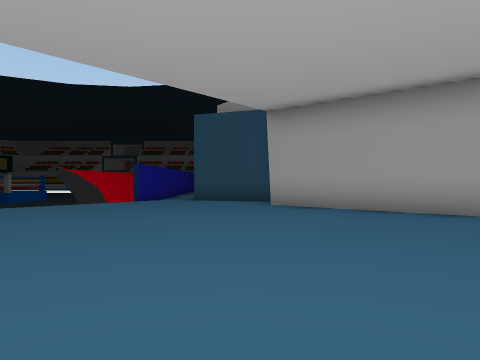
View 1 (above)

24 first-person views from a walk through a Unity game level. The camera is 1.2 m above the floor, looks level and sees 70° across. The floor is counted in squares, 2 m on a side. Each view is taken from the middle of a square. On the plan, view 1 faces up. The plan holds only what a view shows up to about 10 squares ahead; the rest is blank. The place goes on beyond the plan. The player is left out. Door leaves are left out, so doorways stand open.

View 2
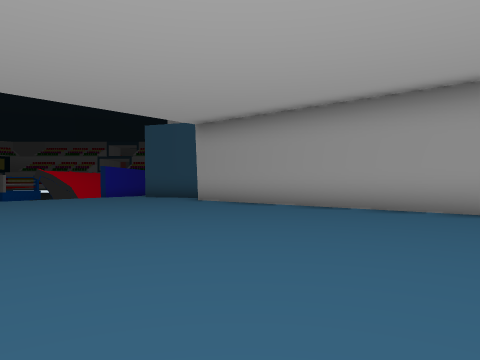

View 3
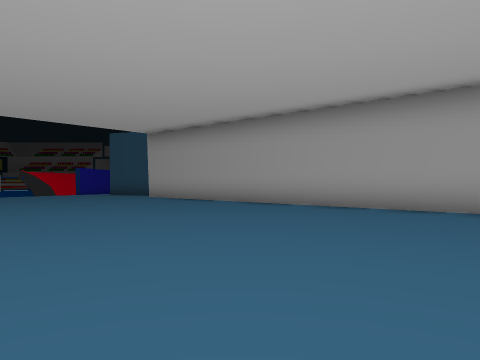

View 4
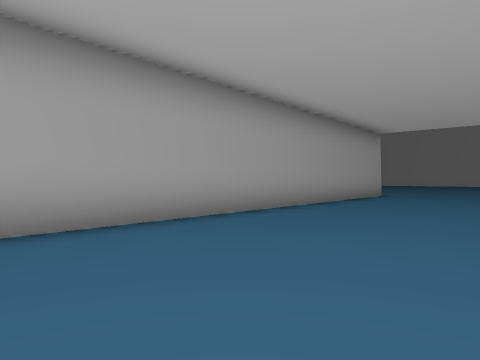

View 5
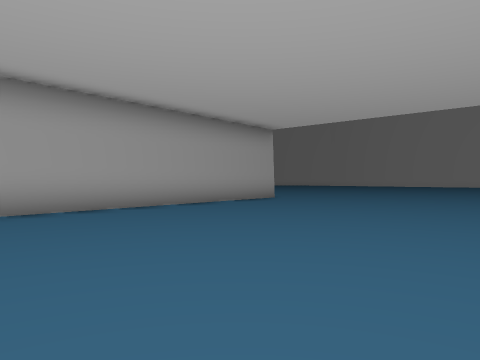

View 6
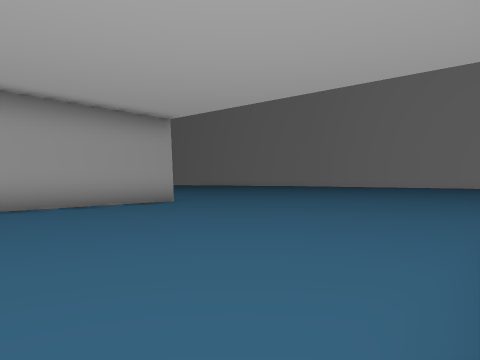

View 7
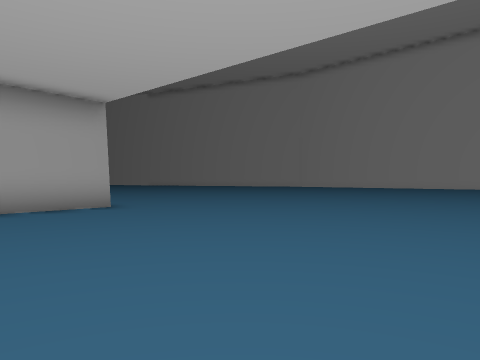

View 8
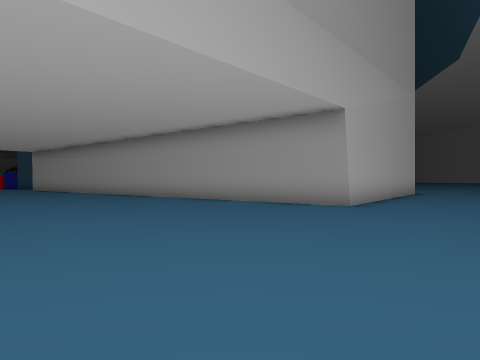

View 9
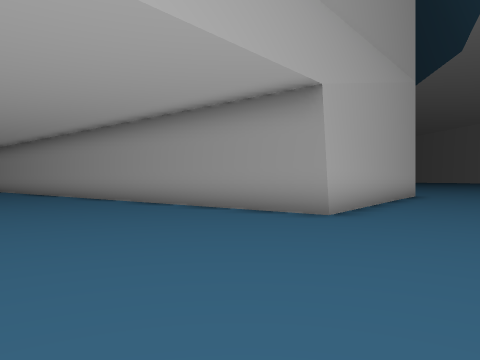

View 10
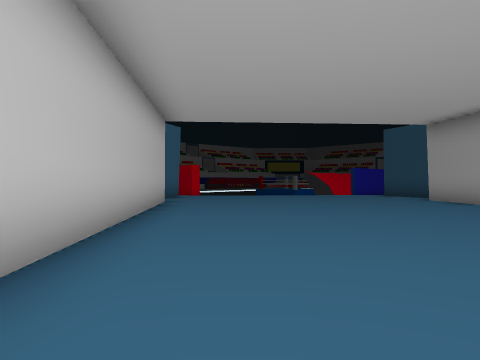

View 11
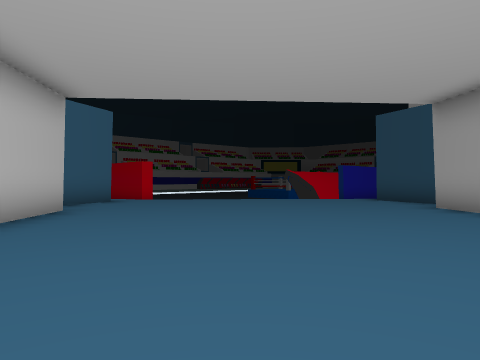

View 12
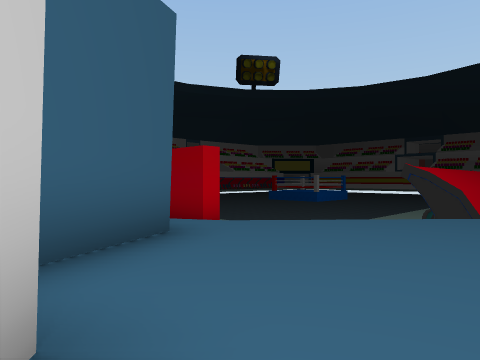

View 13
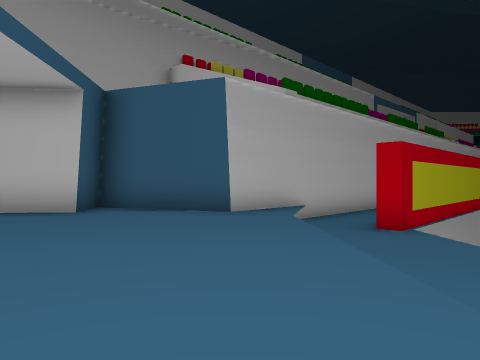

View 14
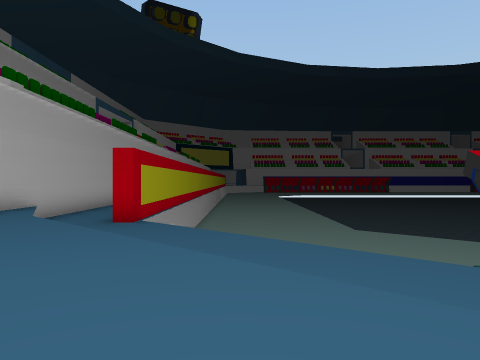

View 15
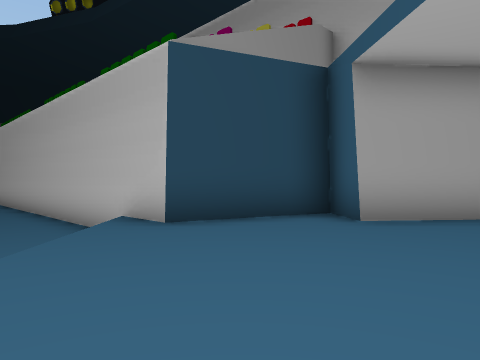

View 16
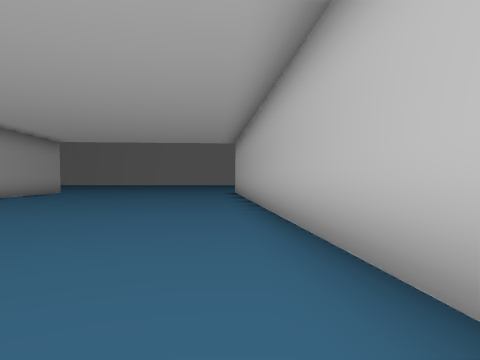

View 17
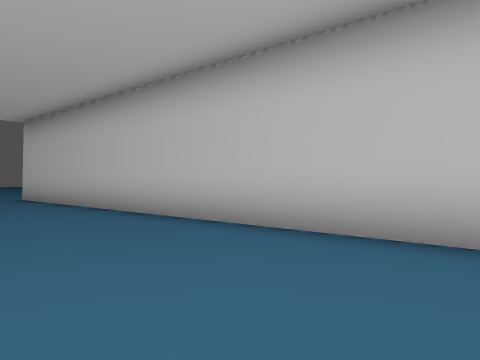

View 18
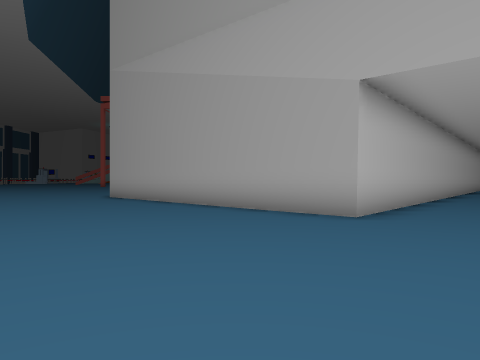

View 19
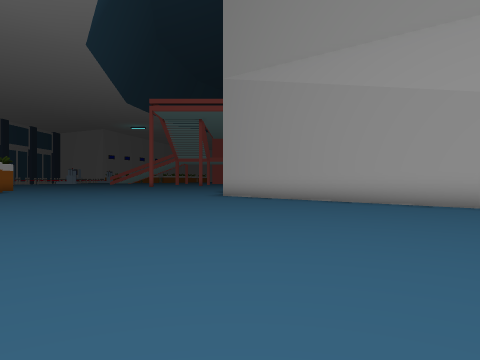

View 20
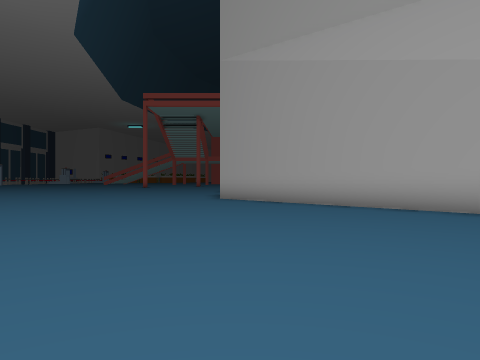

View 21
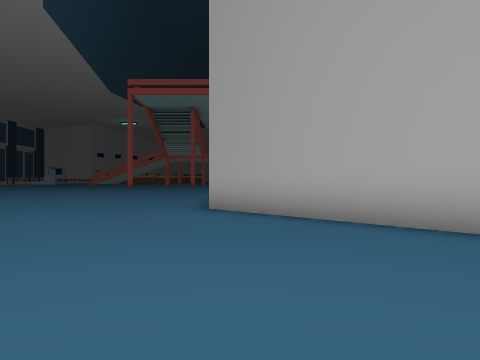

View 22
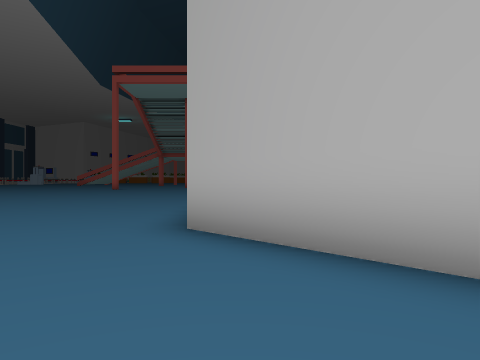

View 23
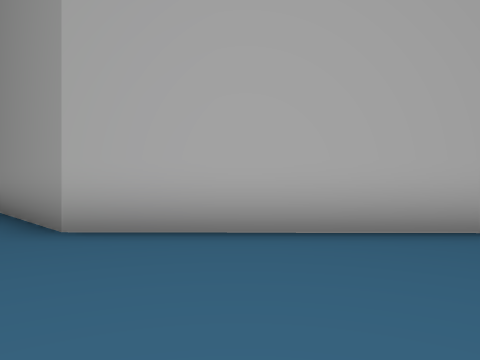

View 24
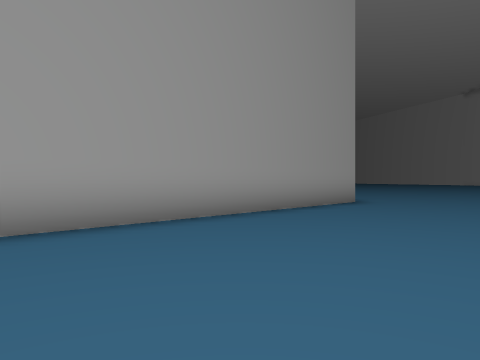

### Floor plan
Key: @ floor where view 1 was taken; # wall or solid block; . floor; ^ raised ledge; v drop or lower ground.
Columns run from 11 left of view 1 to 18 right of it. Each row starts with its distance up from view 1.
 13 vv  v^v vv#
 12 v       vv#
 11       vvvv#
 10      vvvv.###
  9     vvvv....##
  8    vvvv.....##
  7 vvvvvv.......###
  6  vvvv..........##
  5 vvvv............##
  4 #####............##
  3     ##............##
  2      ###...........###
  1       ###............##
  0         ##.@..........##
 -1          ##............##   ##
 -2           ###...........## ##.
 -3             ##...........###..
 -4              ##...........#...
 -5               ##..............
 -6                ##.............
 -7                 ###...........
 -8                   ##..........
 -9                    ##.........
-10                     ##........
-11                    ##.........
-12                   ##..........
-13                  ##...........
-14                 ##.........
-15                ##...........
-16        #########.............
-17        .....................
-18       .....................
-19       ...................
-20       ..................
-21       ................
-22          .. ..  .....

Positions as (right, up) in squares from view 1, and headings:
1: (0, 0), facing up
2: (2, -2), facing up
3: (4, -4), facing up
4: (3, 1), facing right
5: (4, -3), facing right
6: (6, -6), facing right
7: (8, -7), facing right
8: (13, -12), facing up
9: (14, -10), facing up
10: (4, -3), facing up-left
11: (3, 0), facing up-left
12: (-3, 2), facing up-left
13: (-2, 9), facing down-left
14: (-1, 9), facing left
15: (-4, 6), facing up-right
16: (-1, 1), facing down-right
17: (4, 0), facing down
18: (16, -12), facing left
19: (17, -16), facing left
20: (15, -16), facing left
21: (11, -16), facing left
22: (8, -16), facing left
23: (8, -18), facing up-left
24: (-5, -21), facing up-right
